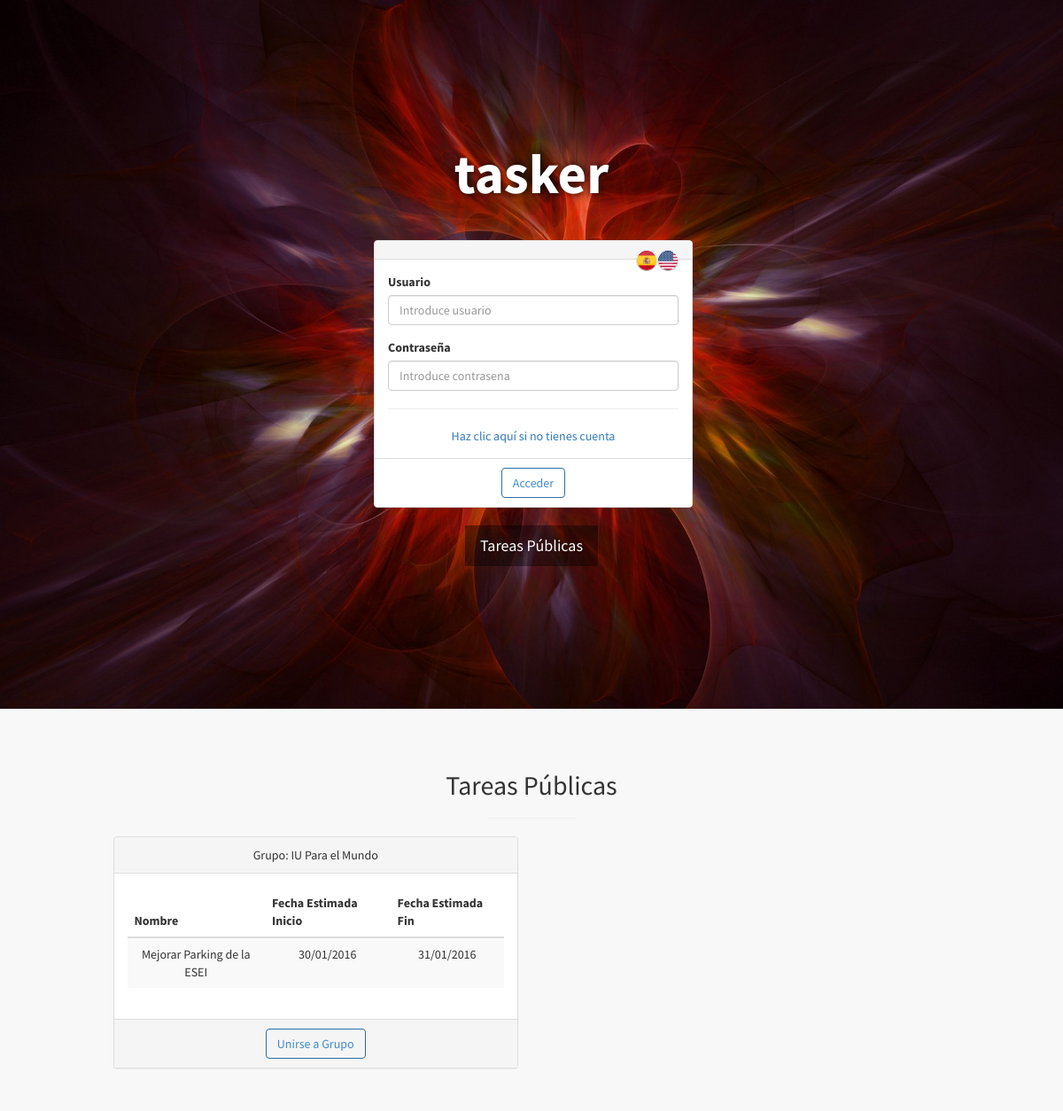
Page /vistas/v-login.php on the committed database.
### tables this page shows
CREATE TABLE IF NOT EXISTS `GRUPO` (
`idGrupo` int(11) NOT NULL,
  `nombreGrupo` varchar(45) NOT NULL,
  `descripcionGrupo` varchar(140) DEFAULT NULL,
  `visibilidad` int(11) NOT NULL DEFAULT '1',
  `calendario` int(11) DEFAULT NULL
);

CREATE TABLE IF NOT EXISTS `TAREA` (
`idTarea` int(11) NOT NULL,
  `codTarea` varchar(12) DEFAULT NULL,
  `nombreTarea` varchar(45) NOT NULL,
  `descripcionTarea` varchar(140) DEFAULT NULL,
  `tareaPadre` int(11) DEFAULT NULL,
  `estadoTarea` int(11) DEFAULT '1',
  `fechaEstIni` date DEFAULT NULL,
  `fechaEstFin` date DEFAULT NULL,
  `fechaRealIni` date DEFAULT NULL,
  `fechaRealFin` date DEFAULT NULL
);

### funciones/comunes.php (called while the page is built, shortened)
<?php
function CargaIdioma($idioma)
{
    return $idioma;
}

### modelos/PDOConnection.php (called while the page is built, shortened)
<?php
class PDOConnection {
    private static $conexion = null;
    public static function getInstance() {
        if (self::$conexion == null) {
            self::$conexion = mysqli_connect("localhost", "tasker", "tasker", "taskerbd");
        }
        return self::$conexion;
    }
}

### controlador/PublicController.php (called while the page is built, shortened)
<?php
require_once(__DIR__ . "/../modelos/GrupoMapper.php");
require_once(__DIR__ . "/../clases/Grupo.php");
require_once(__DIR__ . "/../modelos/EstadoMapper.php");
require_once(__DIR__ . "/../modelos/TareaMapper.php");
require_once(__DIR__ . "/../clases/Tarea.php");
class PublicController
{
    private $grupoMapper;
    public function __construct()
    {
        $this->grupoMapper = new GrupoMapper();
        $this->tareaMapper = new TareaMapper();
    }
    public function getAllPublic()
    {
        $datos = $this->grupoMapper->getAllPublic();
        return $datos;
    }
    public function getTareasGrupo($idCalendario, $estado = 0) {
        return $this->tareaMapper->getTareasGrupo($idCalendario,$estado);
    }
}

### modelos/GrupoMapper.php (called while the page is built, shortened)
<?php
require_once(__DIR__ . "/../modelos/PDOConnection.php");
require_once(__DIR__ . "/../clases/Grupo.php");
class GrupoMapper
{
    private $db;
    public function __construct(){
        $this->db= PDOConnection::getInstance();
    }
    public function getAllPublic(){
        $grupoarray = [];
        $stmt = $this->db->prepare("SELECT * FROM GRUPO WHERE GRUPO.visibilidad=2");
        $stmt->execute();
        $stmt->bind_result($idGrupo, $nombreGrupo, $descripcionGrupo, $visibilidad, $calendario);
        while ($stmt->fetch()) {
            $grupoarray[] = new Grupo ($idGrupo, $nombreGrupo, $descripcionGrupo, $visibilidad, $calendario);
        }
        return $grupoarray;
    }
}

### clases/Grupo.php (called while the page is built, shortened)
<?php
class Grupo
{
    private $idGrupo;
    private $nombreGrupo;
    private $calendario;
    public function __construct($idGrupo, $nombreGrupo, $descripcionGrupo, $visibilidad, $calendario)
    {
        $this->idGrupo = $idGrupo;
        $this->nombreGrupo = $nombreGrupo;
        $this->calendario = $calendario;
    }
    public function getCalendario()
    {
        return $this->calendario;
    }
    public function getIdGrupo()
    {
        return $this->idGrupo;
    }
    public function getNombreGrupo()
    {
        return $this->nombreGrupo;
    }
}

### modelos/TareaMapper.php (called while the page is built, shortened)
<?php
require_once(__DIR__ . "/../modelos/PDOConnection.php");
require_once(__DIR__ . "/../clases/Tarea.php");
require_once(__DIR__ . "/../modelos/DocumentoMapper.php");
class TareaMapper
{
    private $db;
    public function __construct(){
        $this->db = PDOConnection::getInstance();
    }
    public function getDatosTarea($id){
        $stmt = $this->db->prepare("SELECT idTarea,codTarea,nombreTarea,descripcionTarea,tareaPadre,estadoTarea,fechaEstIni,fechaEstFin,fechaRealIni,fechaRealFin
                                    FROM TAREA
                                    WHERE idTarea=?");
        $stmt->bind_param('i', $id);
        $stmt->execute();
        $stmt->store_result();
        $stmt->bind_result($idTarea,$codTarea,$nombreTarea,$descripcionTarea,$tareaPadre,$estadoTarea,$fechaEstIni,$fechaEstFin,$fechaRealIni,$fechaRealFin);
        $tarea = new Tarea($idTarea,$codTarea,$nombreTarea,$descripcionTarea,$tareaPadre,$estadoTarea,$fechaEstIni,$fechaEstFin,$fechaRealIni,$fechaRealFin);
        $tarea->setSubTareas($this->getSubTareas($id));
        $tarea->setDocumentos($this->getDocumentos($id));
        return $tarea;
    }
    public function getSubTareas($id){
        $sql = "SELECT TAREA.idTarea,codTarea,nombreTarea,descripcionTarea,tareaPadre,estadoTarea,fechaEstIni,fechaEstFin,fechaRealIni,fechaRealFin,
                idEstado,codEstado,nombreEstado
                FROM TAREA
                LEFT JOIN ESTADO ON ESTADO.idEstado = TAREA.estadoTarea
                WHERE tareaPadre = ?";
        $stmt = $this->db->prepare($sql);
        $stmt->bind_param('i', $id);
        $stmt->execute();
        $tareas = [];
        return $tareas;
    }
    protected function getDocumentos($id){
        $docs = (new DocumentoMapper())->getDocsByTarea($id);
        return $docs;
    }
    public function getTareasGrupo($idCalendario,$estado) {
        $sql = "SELECT TAREA.idTarea,codTarea,nombreTarea,descripcionTarea,tareaPadre,estadoTarea,fechaEstIni,fechaEstFin,fechaRealIni,fechaRealFin,
  idEstado,codEstado,nombreEstado,
  CALENDARIO.idCalendario,nombreCalendario,color
FROM TAREA
  LEFT JOIN ESTADO ON ESTADO.idEstado = TAREA.estadoTarea
  LEFT JOIN CALENDARIO_TAREA ON CALENDARIO_TAREA.idTarea = TAREA.idTarea
  LEFT JOIN CALENDARIO ON CALENDARIO_TAREA.idCalendario = CALENDARIO.idCalendario
WHERE CALENDARIO_TAREA.idCalendario=?";
        $sql .= " ORDER BY fechaEstIni";
        $stmt = $this->db->prepare($sql);
        $stmt->bind_param("i", $idCalendario);
        $stmt->execute();
        $stmt->store_result();
        $stmt->bind_result($idTarea,$codTarea,$nombreTarea,$descripcionTarea,$tareaPadre,$estadoTarea,$fechaEstIni,$fechaEstFin,$fechaRealIni,$fechaRealFin,
            $idEstado,$codEstado,$nombreEstado, $idCalendario,$nombreCalendario,$color
        );
        $tareas = [];
        while ($stmt->fetch()) {
            $estado = new Estado($idEstado,$codEstado,$nombreEstado);
            $calendario = new Calendario($idCalendario,$nombreCalendario,$color);
            $tarea = new Tarea($idTarea,$codTarea,$nombreTarea,$descripcionTarea,$tareaPadre,$estadoTarea,$fechaEstIni,$fechaEstFin,$fechaRealIni,$fechaRealFin);
            $tarea->setEstado($estado);
            $tarea->setCalendario($calendario);
            $tarea->setPadre($this->getDatosTarea($tarea->getTareaPadre()));
            $tarea->setDocumentos($this->getDocumentos($idTarea));
            $tareas[] = $tarea;
        }
        return $tareas;
    }
}

### clases/Tarea.php (called while the page is built, shortened)
<?php
class Tarea
{
    private $tareaPadre;
    public function __construct($idTarea,$codTarea,$nombreTarea,$descripcionTarea,$tareaPadre,$estadoTarea,$fechaEstIni,$fechaEstFin,$fechaRealIni,$fechaRealFin)
    {
        $this->tareaPadre = $tareaPadre;
    }
    public function getTareaPadre()
    {
        return $this->tareaPadre;
    }
}

### modelos/DocumentoMapper.php (called while the page is built, shortened)
<?php
require_once(__DIR__ . "/../modelos/PDOConnection.php");
class DocumentoMapper{
    private $db;
    public function __construct(){
        $this->db = PDOConnection::getInstance();
    }
    public function getDocsByTarea($id){
        $documentos = [];
        $stmt = $this->db->prepare("SELECT * FROM DOCUMENTO WHERE tareaId = ?");
        $stmt->bind_param('i', $id);
        $stmt->execute();
        return $documentos;
    }
}

### vistas/inc-tareaspublicas.php (the view, shortened to what this page needs)
<section id="tareasPublicas" class="portfolio">
    <div class="container">
        <div class="row">
            <div class="col-lg-10 col-lg-offset-1 text-center">
                <h2><?=$idioma['Tareas Publicas']?></h2>
                <hr class="small">
                <div class="row">
                    <?php foreach ($gruposPublicos as $grupoPublico) { ?>
                        <div class="col-md-6">
                            <div class="panel panel-default">
                                <div class="panel-heading">
                                    <i class="fa fa-"></i><?=$idioma['Grupo']?>: <?=$grupoPublico->getNombreGrupo()?>
                                </div>
                                <div class="panel-body">
                                    <?php
                                    $tareas = $controller->getTareasGrupo($grupoPublico->getCalendario());
                                    if (count($tareas)>0) {
                                        foreach ($tareas as $tarea) { ?>
                                            <table class="table table-striped">
                                                <thead>
                                                <tr>
                                                    <th><?=$idioma['Nombre']?></th>
                                                    <th><?=$idioma['Fecha Estimada Inicio']?></th>
                                                    <th><?=$idioma['Fecha Estimada Fin']?></th>
                                                </tr>
                                                </thead>
                                                <tbody>
                                                <tr>
                                                    <td><?=$tarea->getNombreTarea()?></td>
                                                    <td><?=Tools::date2php($tarea->getFechaEstIni())?></td>
                                                    <td><?=Tools::date2php($tarea->getFechaEstFin())?></td>
                                                </tr>
                                                </tbody>
                                            </table>
                                        <?php } } else {
                                        echo '<p>'.$idioma['Este grupo no tiene tareas en este momento'].'</p>';
                                    }
                                    ?>
                                </div>
                                <div class="panel-footer">
                                    <button type="button" onclick="muestraModal(this)" class="btn btn-outline btn-primary" name="unirse" id="<?=$grupoPublico->getNombreGrupo()?>" value="<?=$grupoPublico->getIdGrupo()?>"><?=$idioma['Unirse a Grupo']?></button>
                                </div>
                            </div>
                        </div>
                    <?php } ?>
                </div>
            </div>
        </div>
    </div>
</section>

### vistas/v-login.php (shortened to what this page needs)
<?php
include_once '../funciones/comunes.php';
include_once '../controlador/PublicController.php';
$controller = new PublicController();
if (isset($_GET['idioma'])) {
    $idioma = CargaIdioma($_GET['idioma']);
} else {
    $idioma = CargaIdioma("es");
}
$gruposPublicos = $controller->getAllPublic();
?>
<!DOCTYPE html>
<html lang="en">
<head>
    <link href="../css/bootstrap.min.css" rel="stylesheet">
    <link href="../css/sb-admin-2.css" rel="stylesheet">
    <link href="../css/tasker.css" rel="stylesheet">
    <link href="../css/stylish-portfolio.css" rel="stylesheet">
    <link href="../lib/font-awesome/css/font-awesome.min.css" rel="stylesheet" type="text/css">
</head>
<body>
    <header id="top" class="header">
        <div class="text-vertical-center">
            <h1 class="logo">tasker</h1>
            <br>
            <div class="container">
            <div class="row row-centered">
                <div class="col-lg-4 col-md-5 col-sm-6 col-xs-12 col-centered">
                    <?php
                    include("v-panelmessages.php");
                    ?>
                    <form role="form" name="login" action='../index.php?controller=Login&amp;action=login' method='POST' onsubmit='return calculaMD5()'>
                    <div class="panel panel-default">
                        <div class="panel-heading">
                            <?php $idiomas=['en','es'];
                            foreach ($idiomas as $key) {
                            ?>
                                <span class="pull-right"><a href="v-login.php?idioma=<?=$key?>"><img src="../img/<?=$key?>.png"></a></span>
                            <?php } ?>
                        </div>
                <div class="panel-body">
                    <div class="form-group">
                        <label for="nick"><?=$idioma['Usuario']?></label>
                        <input type="text" id="nick" name="nick" class="form-control"
                               placeholder="<?=$idioma['Introduce usuario']?>" maxlength="15" pattern="^.{3,15}$" required>
                    </div>
                    <div class="form-group">
                        <label for="password"><?=$idioma['Contrasena']?></label>
                        <input type="password" id="password" name="password" class="form-control"
                               placeholder="<?=$idioma['Introduce contrasena']?>" required>
                    </div>
                    <hr>
                    <div class="text-center"><a onclick="muestraRegistro()" data-toggle="modal"><?=$idioma['Haz clic aqui si no tienes cuenta']?></a></div>
                </div>
                <div class="panel-footer text-center" style="background-color: white">
                    <button type="submit" class="btn btn-outline btn-primary" name="submit"><?=$idioma['Acceder']?></button>
                </div>
            </div>
                    </form>
                    </div>
                </div>
            </div>
            <a href="#tareasPublicas" class="btn btn-dark btn-lg"><?=$idioma['Tareas Publicas']?></a>
        </div>
    </header>
    <?php include('inc-tareaspublicas.php'); ?>
</body>
</html>

### vistas/v-panelmessages.php (shortened to what this page needs)
<div class="row row-centered">
    <div class="col-lg-12 col-md-12 col-sm-12 col-xs-12 col-centered">
    </div>
</div>

### css/sb-admin-2.css (style rules this page uses)
body { background-color: #f8f8f8; }
.btn-outline { color: inherit; background-color: transparent; transition: all .5s; }
.btn-primary.btn-outline { color: #428bca; }

### css/tasker.css (style rules this page uses)
.row-centered { text-align:center; }
.col-centered { display:inline-block; float:none; text-align:left; margin-right:-4px; }
.header { display: table; position: relative; width: 100%; height: 100%; background: url(../img/bg.jpg) no-repeat center center scroll; -webkit-background-size: cover; -moz-background-size: cover; background-size: cover; -o-background-size: cover; }
.text-vertical-center { display: table-cell; text-align: center; vertical-align: middle; }
html, body { width: 100%; height: 100%; }
body { font-family: "Source Sans Pro","Helvetica Neue",Helvetica,Arial,sans-serif; }
.logo { color:white; font-size: 80px; text-shadow: 1px 0px 10px black; }

### css/stylish-portfolio.css (style rules this page uses)
html, body { width: 100%; height: 100%; }
body { font-family: "Source Sans Pro","Helvetica Neue",Helvetica,Arial,sans-serif; }
.text-vertical-center { display: table-cell; text-align: center; vertical-align: middle; }
.text-vertical-center h1 { margin: 0; padding: 0; font-size: 4.5em; font-weight: 700; }
.btn-dark { border-radius: 0; color: #fff; background-color: rgba(0,0,0,0.4); }
hr.small { max-width: 100px; }
.header { display: table; position: relative; width: 100%; height: 100%; background: url(../img/bg.jpg) no-repeat center center scroll; -webkit-background-size: cover; -moz-background-size: cover; background-size: cover; -o-background-size: cover; }
.portfolio { padding: 50px 0; }

### rows in the picture
grupo: nombreGrupo "IU Para el Mundo"
tarea: nombreTarea "Mejorar Parking de la ESEI", fechaEstIni "30/01/2016", fechaEstFin "31/01/2016"

### other values in the picture
$idioma['Usuario'] "Usuario"
$idioma['Contrasena'] "Contraseña"
$idioma['Haz clic aqui si no tienes cuenta'] "Haz clic aquí si no tienes cuenta"
$idioma['Acceder'] "Acceder"
$idioma['Tareas Publicas'] "Tareas Públicas"
